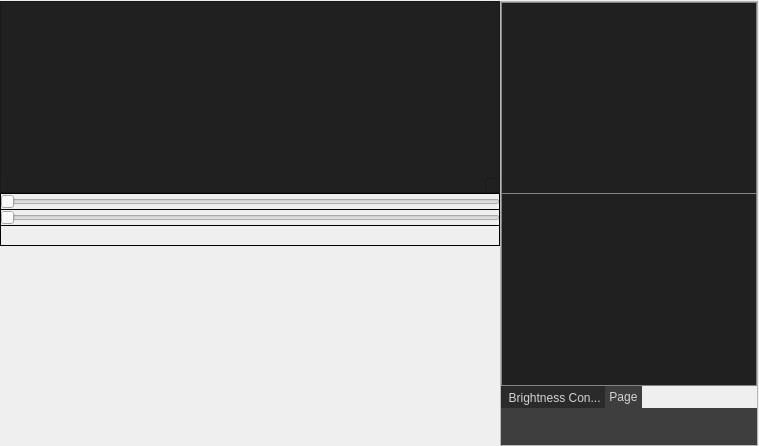
            <widget class="QWidget" name="page_visualize">
             <layout class="QHBoxLayout" name="layout_page_visualize">
              <property name="spacing">
               <number>0</number>
              </property>
              <property name="leftMargin">
               <number>0</number>
              </property>
              <property name="topMargin">
               <number>1</number>
              </property>
              <property name="rightMargin">
               <number>1</number>
              </property>
              <property name="bottomMargin">
               <number>0</number>
              </property>
              <item>
               <layout class="QVBoxLayout" name="verticalLayout_7">
                <property name="spacing">
                 <number>0</number>
                </property>
                <item>
                 <widget class="QFrame" name="visualize_preview_verticalframe">
                  <layout class="QVBoxLayout" name="verticalLayout_3">
                   <property name="spacing">
                    <number>0</number>
                   </property>
                   <property name="leftMargin">
                    <number>0</number>
                   </property>
                   <property name="topMargin">
                    <number>0</number>
                   </property>
                   <property name="rightMargin">
                    <number>0</number>
                   </property>
                   <property name="bottomMargin">
                    <number>0</number>
                   </property>
                   <item>
                    <widget class="QGraphicsView" name="mainView">
                     <property name="sizePolicy">
                      <sizepolicy hsizetype="Preferred" vsizetype="Expanding">
                       <horstretch>0</horstretch>
                       <verstretch>0</verstretch>
                      </sizepolicy>
                     </property>
                     <property name="minimumSize">
                      <size>
                       <width>500</width>
                       <height>0</height>
                      </size>
                     </property>
                     <property name="layoutDirection">
                      <enum>Qt::LeftToRight</enum>
                     </property>
                     <property name="styleSheet">
                      <string notr="true">QGraphicsView {
	background: rgb(32, 32, 32);
}
QScrollBar:horizontal {
    border: none;
    background: rgb(62, 62, 62);
    height: 14px;
}
QScrollBar::handle:horizontal {
    background: rgb(32, 32, 32);
    min-width: 20px;
	border-radius: 1px
}
 QScrollBar:vertical {
	border: none;
    background: rgb(62, 62, 62);
    width: 14px;
 }
 QScrollBar::handle:vertical {	
	background: rgb(32, 32, 32);
    min-height: 25px;
	border-radius: 1px
 }

QScrollBar::add-line:horizontal {
    border: none;
    width: 0px;
}
QScrollBar::sub-line:horizontal {
    border: none;
    width: 0px;
}
QScrollBar::up-arrow:horizontal, QScrollBar::down-arrow:horizontal
{
     background: none;
}
QScrollBar::add-page:horizontal, QScrollBar::sub-page:horizontal
{
     background: none;
}
 QScrollBar::add-line:vertical {
	border: none;
     height: 0px;
 }
 QScrollBar::sub-line:vertical {
	border: none;
    height: 0px;
 }
 QScrollBar::up-arrow:vertical, QScrollBar::down-arrow:vertical {
     background: none;
 }
 QScrollBar::add-page:vertical, QScrollBar::sub-page:vertical {
     background: none;
 }</string>
                     </property>
                     <property name="verticalScrollBarPolicy">
                      <enum>Qt::ScrollBarAlwaysOn</enum>
                     </property>
                     <property name="horizontalScrollBarPolicy">
                      <enum>Qt::ScrollBarAlwaysOn</enum>
                     </property>
                    </widget>
                   </item>
                   <item>
                    <widget class="QSlider" name="slider_frame">
                     <property name="styleSheet">
                      <string notr="true">border: 1px solid black;</string>
                     </property>
                     <property name="orientation">
                      <enum>Qt::Horizontal</enum>
                     </property>
                    </widget>
                   </item>
                   <item>
                    <widget class="QSlider" name="slider_timepoint">
                     <property name="styleSheet">
                      <string notr="true">border: 1px solid black;
border-width: 0px 1px 1px 1px;</string>
                     </property>
                     <property name="orientation">
                      <enum>Qt::Horizontal</enum>
                     </property>
                    </widget>
                   </item>
                   <item>
                    <widget class="QFrame" name="channelList_frame">
                     <property name="minimumSize">
                      <size>
                       <width>0</width>
                       <height>20</height>
                      </size>
                     </property>
                     <property name="styleSheet">
                      <string notr="true">QFrame {
	border: 1px solid black;
	border-width: 0px 1px 1px 1px;
}

QPushButton {
    color: white;
	border: 1px solid rgb(52, 59, 72);
	border-radius: 2px;	
	background-color: ;
}
QPushButton:hover {
	background-color: rgb(57, 65, 80);
	border: 1px solid rgb(61, 70, 86);
}

QPushButton:pressed {	
	background-color: rgb(35, 40, 49);
	border: 1px solid rgb(43, 50, 61);
}

QPushButton:checked {
	background-color: rgb(83, 168, 89);
}

QPushButton:unchecked {
	background-color: rgb(85, 85, 127);
}</string>
                     </property>
                     <layout class="QHBoxLayout" name="channelList_layout">
                      <property name="spacing">
                       <number>0</number>
                      </property>
                      <property name="leftMargin">
                       <number>0</number>
                      </property>
                      <property name="topMargin">
                       <number>0</number>
                      </property>
                      <property name="rightMargin">
                       <number>0</number>
                      </property>
                      <property name="bottomMargin">
                       <number>0</number>
                      </property>
                     </layout>
                    </widget>
                   </item>
                  </layout>
                 </widget>
                </item>
                <item>
                 <widget class="QFrame" name="visualize_functionListFrame">
                  <property name="minimumSize">
                   <size>
                    <width>0</width>
                    <height>200</height>
                   </size>
                  </property>
                  <property name="maximumSize">
                   <size>
                    <width>16777215</width>
                    <height>200</height>
                   </size>
                  </property>
                  <layout class="QHBoxLayout" name="visualize_functionListLayout">
                   <property name="spacing">
                    <number>1</number>
                   </property>
                   <property name="leftMargin">
                    <number>0</number>
                   </property>
                   <property name="topMargin">
                    <number>0</number>
                   </property>
                   <property name="rightMargin">
                    <number>0</number>
                   </property>
                   <property name="bottomMargin">
                    <number>0</number>
                   </property>
                  </layout>
                 </widget>
                </item>
               </layout>
              </item>
              <item>
               <widget class="QFrame" name="visualize_leftpanel">
                <property name="frameShape">
                 <enum>QFrame::StyledPanel</enum>
                </property>
                <property name="frameShadow">
                 <enum>QFrame::Raised</enum>
                </property>
                <layout class="QVBoxLayout" name="verticalLayout_6">
                 <property name="spacing">
                  <number>0</number>
                 </property>
                 <property name="leftMargin">
                  <number>0</number>
                 </property>
                 <property name="topMargin">
                  <number>0</number>
                 </property>
                 <property name="rightMargin">
                  <number>0</number>
                 </property>
                 <property name="bottomMargin">
                  <number>0</number>
                 </property>
                 <item>
                  <widget class="QGraphicsView" name="topView">
                   <property name="sizePolicy">
                    <sizepolicy hsizetype="Preferred" vsizetype="MinimumExpanding">
                     <horstretch>0</horstretch>
                     <verstretch>0</verstretch>
                    </sizepolicy>
                   </property>
                   <property name="minimumSize">
                    <size>
                     <width>200</width>
                     <height>0</height>
                    </size>
                   </property>
                   <property name="styleSheet">
                    <string notr="true">QGraphicsView {
background-color: rgb(32, 32, 32);
border: 1px solid rgb(132, 132, 132);
}</string>
                   </property>
                  </widget>
                 </item>
                 <item>
                  <widget class="QGraphicsView" name="leftView">
                   <property name="sizePolicy">
                    <sizepolicy hsizetype="Preferred" vsizetype="MinimumExpanding">
                     <horstretch>0</horstretch>
                     <verstretch>0</verstretch>
                    </sizepolicy>
                   </property>
                   <property name="minimumSize">
                    <size>
                     <width>200</width>
                     <height>0</height>
                    </size>
                   </property>
                   <property name="styleSheet">
                    <string notr="true">QGraphicsView {
background-color: rgb(32, 32, 32);
border: 1px solid rgb(132, 132, 132);
border-width:  0px 1px 1px 1px ;
}</string>
                   </property>
                  </widget>
                 </item>
                 <item>
                  <widget class="QTabWidget" name="tabWidget">
                   <property name="maximumSize">
                    <size>
                     <width>2807</width>
                     <height>16777215</height>
                    </size>
                   </property>
                   <property name="styleSheet">
                    <string notr="true">QTabWidget {
	background-color: rgb(62, 62, 62);
	padding: 0px;
	margin: 0px;
    border: 1px solid black;
}
QTabWidget::pane { border: 0; }

QTabBar {
  background-color: rgb(62, 62, 62);
	padding: 0px;
	margin: 0px;
}

QTabWidget::tab-bar {
   border: 1px solid black;
  background-color: rgb(62, 62, 62);
}

QTabBar::pane {
  border: none;
}

QTabBar::tab {
  color: lightgray;
  background-color: rgb(62, 62, 62);
  border: 0px solid black; 
padding: 4px;
} 

QTabBar::tab:hover {
  background-color: rgb(52, 52, 52);
} 

QTabBar::tab:selected { 
  background-color: rgb(42, 42, 42);
  margin-bottom: -1px; 
}</string>
                   </property>
                   <property name="currentIndex">
                    <number>0</number>
                   </property>
                   <widget class="QWidget" name="tabWidgetPage2">
                    <property name="styleSheet">
                     <string notr="true">background-color: rgb(62, 62, 62);
alternate-background-color: rgb(0, 0, 0);</string>
                    </property>
                    <attribute name="title">
                     <string> Brightness Con...</string>
                    </attribute>
                   </widget>
                   <widget class="QWidget" name="tab">
                    <property name="styleSheet">
                     <string notr="true">background-color: rgb(62, 62, 62);
alternate-background-color: rgb(0, 0, 0);</string>
                    </property>
                    <attribute name="title">
                     <string>Page</string>
                    </attribute>
                   </widget>
                  </widget>
                 </item>
                </layout>
               </widget>
              </item>
             </layout>
            </widget>
